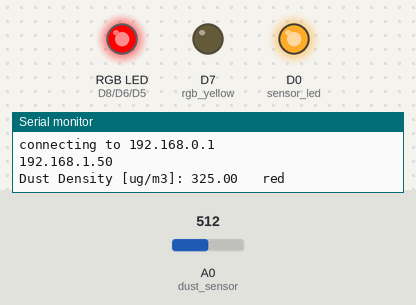
This sketch was run on a simulated ESP8266 (NodeMCU). Shown: an RGB LED mixed from three pins (HIGH = lit), output pins drawn as LEDs (lit = HIGH), the last lines printed to the serial monitor. The inputs (shaded band) are chosen by the test bench; at power-on: A0 (dust_sensor) = 512. WiFi joins after 1.5 s; servers stay silent unless stated; uploads are accepted with an empty reply.

Above: at 2.8 s.
2.9 s: A0 (dust_sensor) set to 315
6.0 s: A0 (dust_sensor) set to 287
At 7.3 s:
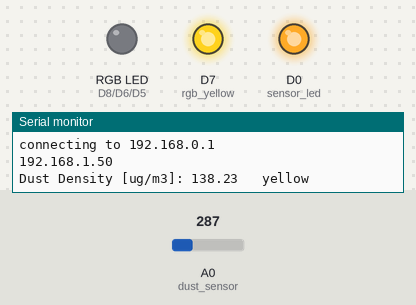
9.1 s: A0 (dust_sensor) set to 229
12.4 s: A0 (dust_sensor) set to 207
At 14.7 s:
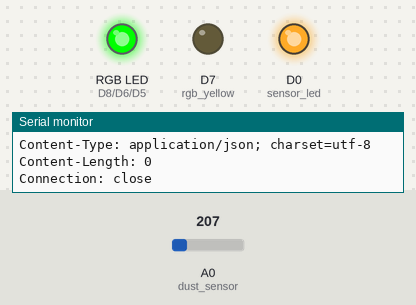
15.5 s: A0 (dust_sensor) set to 163
18.6 s: A0 (dust_sensor) set to 143
At 20.9 s:
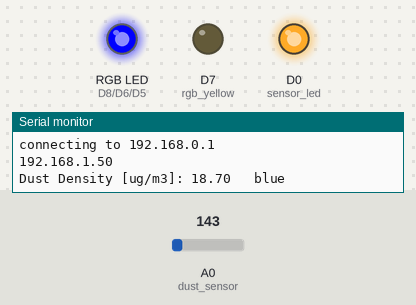
Timing chart, 0 to 22.4 s (numbered marks = the images above; inputs shaded):
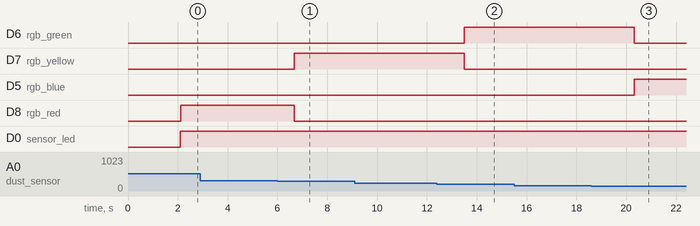

The sketch:

wifi_dustsensor.ino
```cpp
// ESP8266WiFi 라이브러리 사용
#include <ESP8266WiFi.h>

// WiFi parameters
const char* ssid = "aaa";
const char* password = "aaa";
const char* host = "192.168.0.1";
const int port = 3000;

// The port to listen for incoming TCP connections
#define LISTEN_PORT           80

int dust_sensor = A0;   // 미세먼지 핀 번호
int rgb_red = D8;    // rgb 핀 빨간색 핀
int rgb_yellow = D7;  // rgb핀 노란색 핀
int rgb_green = D6;  // rgb핀 녹색 핀
int rgb_blue = D5;  // rgb핀 파란색 핀

float dust_value = 0;  //센서에서 입력 받은 미세먼지 값
float dustDensityug = 0; // ug/m^3 값을 계산

int sensor_led = D0;      // 미세먼지 센서 안에 있는 적외선 led 핀 번호
int sampling = 280;    // 적외선 led를 키고, 센서 값을 읽어 들여 미세먼지를 측정하는 샘플링 시간
int waiting = 40;
float stop_time = 9680;   // 센서를 구동하지 않는 시간

void setup() {
  // Start Serial
  Serial.begin(115200);
  delay(100);

  // Connect to WiFi
  WiFi.begin(ssid, password);
  while (WiFi.status() != WL_CONNECTED) { // 아두이노 WiFi 접속, 연결안되면 "." 출력 (연결될 때까지 반복문)
    delay(500);
    Serial.print(".");
  }
  Serial.println("");
  Serial.println("WiFi connected"); // 아두이노 WiFi 접속되면 "IP address : IP주소" 출력
  Serial.println("IP address: ");
  Serial.println(WiFi.localIP());

  pinMode(sensor_led, OUTPUT); // 미세먼지 적외선 led를 출력으로 설정

  pinMode(rgb_red, OUTPUT);     // 붉은색
  pinMode(rgb_yellow, OUTPUT);    // 노란색
  pinMode(rgb_green, OUTPUT);   // 녹색
  pinMode(rgb_blue, OUTPUT);    // 파란색

}


void loop() {
  WiFiClient client;
  delay(500);

  Serial.println("connecting to "+(String)host); // 연결된 host ip 주소
  Serial.println(WiFi.localIP()); // 아두이노 ip 주소

  digitalWrite(sensor_led, LOW);    // LED 켜기
  delayMicroseconds(sampling);   // 샘플링해주는 시간.

  dust_value = analogRead(dust_sensor); // 센서 값 읽어오기

  delayMicroseconds(waiting);  // 너무 많은 데이터 입력을 피해주기 위해 잠시 멈춰주는 시간.

  digitalWrite(sensor_led, HIGH); // LED 끄기
  delayMicroseconds(stop_time);   // LED 끄고 대기

  dustDensityug = (0.17 * (dust_value * (5.0 / 1024)) - 0.1) * 1000;
  Serial.print("Dust Density [ug/m3]: ");
  Serial.print(dustDensityug);// 시리얼 모니터에 미세먼지 값 출력


   if (dustDensityug <= 30.0) {     // 대기 중 미세먼지가 좋음 일 때 파란색 출력
    digitalWrite(rgb_blue, HIGH);

    digitalWrite(rgb_red, LOW);
    digitalWrite(rgb_yellow, LOW);
    digitalWrite(rgb_green, LOW);

    Serial.print("   ");
    Serial.println("blue");

  } else if (30.0 < dustDensityug && dustDensityug <= 80.0) {    // 대기 중 미세먼지가 보통 일 때 녹색 출력
    digitalWrite(rgb_green, HIGH);

    digitalWrite(rgb_blue, LOW);
    digitalWrite(rgb_red, LOW);
    digitalWrite(rgb_yellow, LOW);

    Serial.print("   ");
    Serial.println("green");

  } else if (80.0 < dustDensityug && dustDensityug <= 150.0) {   // 대기 중 미세먼지가 나쁨 일 때 노란색 출력
    digitalWrite(rgb_yellow, HIGH);

    digitalWrite(rgb_blue, LOW);
    digitalWrite(rgb_red, LOW);
    digitalWrite(rgb_green, LOW);

    Serial.print("   ");
    Serial.println("yellow");

  } else if (150.0 < dustDensityug ) { // 대기 중 미세먼지가 매우 나쁨 일 때 빨간색 출력
    digitalWrite(rgb_red, HIGH);

    digitalWrite(rgb_yellow, LOW);
    digitalWrite(rgb_green, LOW);
    digitalWrite(rgb_blue, LOW);

    Serial.print("   ");
    Serial.println("red");
  }
  delay(500);

    for (int i = 0; i < 5; i++) { // 5번 반복
      if (!client.connect(host, port)) { // 연결이 안되면 "connection failed! retry..." 출력.
        Serial.println("connection failed! retry...");
        delay(500);
        continue;
      }
      else { // 연결이 되면 "raspberryPi connection success" 출력 및 데이터 값 전송
        Serial.println("raspberryPi connection success");
        String url = "/sensor/setDust?";
        client.print(String("GET ") + url +
                 "dust=" + String(dustDensityug, 2) +
                 "&devid=dust" +
                 "HTTP/1.1\r\n" +
                 "Host: " + host + "\r\n" +
                 "Connection: close\r\n\r\n");

        while(client.available()){
          String line = client.readStringUntil('\r');
          Serial.print(line);
        }
        break;
      }
    }
}
```

Measured:
- the behaviour switches between 302 and 301 on A0 (dust_sensor) (found by bisection; images 0 and 1)
- the behaviour switches between 217 and 216 on A0 (dust_sensor) (found by bisection; images 1 and 2)
- the behaviour switches between 157 and 156 on A0 (dust_sensor) (found by bisection; images 2 and 3)
- after the input at 6.0 s, D7 (rgb_yellow): LOW → HIGH after 0.67 s; D8 (rgb_red): HIGH → LOW after 0.67 s
- after the input at 12.4 s, D6 (rgb_green): LOW → HIGH after 1.1 s; D7 (rgb_yellow): HIGH → LOW after 1.1 s
- after the input at 18.6 s, D6 (rgb_green): HIGH → LOW after 1.7 s; D5 (rgb_blue): LOW → HIGH after 1.7 s
